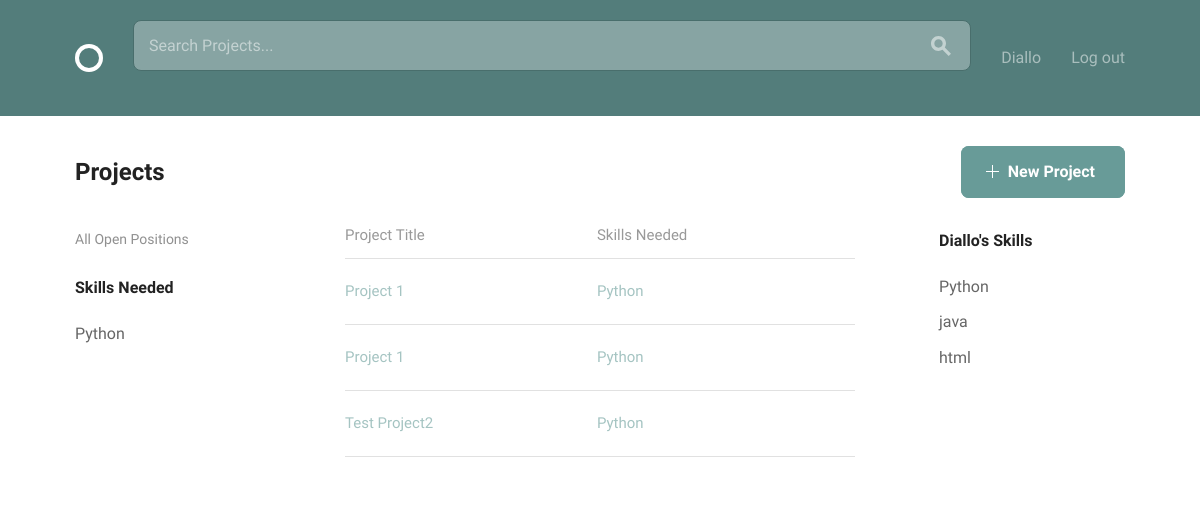
Before: /skills/Python (signed in) with the older database file.
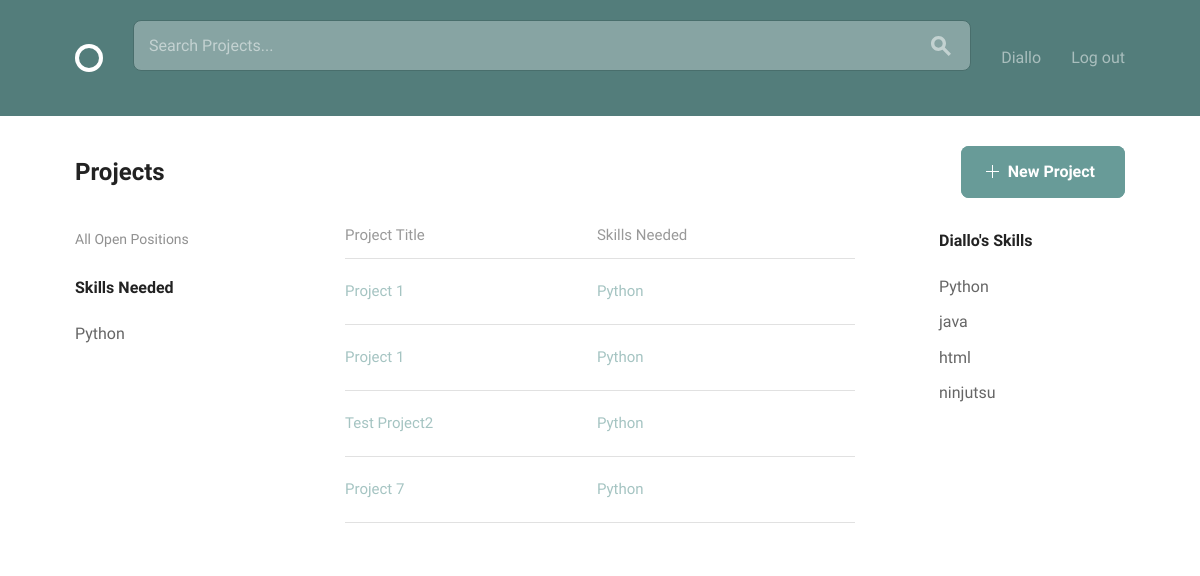
After: the same page with the newer database file.
### projects/models.py (models this page shows, shortened)
class Projects(models.Model):
    owner = models.ForeignKey(User, related_name='project', on_delete=models.CASCADE, null=True)
    title = models.CharField(max_length=150, default='')
    description = models.TextField(default='')
    requirements = models.TextField(default='')
    time_estimate = models.TextField(default='')
    recruited = models.BooleanField(default=False)
    completed = models.BooleanField(default=False)
    @property
    def open_positions(self):
        return self.positions.exclude(filled=True)

### accounts/models.py (models this page shows)
class Skills(models.Model):
    profile = models.ForeignKey(Profile, on_delete=models.CASCADE)
    skills = models.CharField(max_length=15, default='')
    def __str__(self):
        return self.skills

### social_builder/views.py (the view)
# urls.py: url(r'^skills/(?P<skill>[a-zA-Z0-9_" "]+)$', views.SkillFilter.as_view(), name='skills'),
class SkillFilter(LoginRequiredMixin, ListView):
    model = Projects
    template_name = 'index_skills.html'
    context_object_name = 'project_home'
    def get_queryset(self):
        queryset = super().get_queryset()
        skills = self.kwargs.get('skill')
        queryset = queryset.filter(
            Q(positions__skills__skills__icontains=skills)
        )
        return queryset
    def get_context_data(self, **kwargs):
        context = super(SkillFilter, self).get_context_data(**kwargs)
        skill = self.kwargs.get('skill')
        context['my_skills'] = Profile.objects.get(user=self.request.user)
        context['skills'] = skill
        return context

### templates/index_skills.html (shortened to what this page needs)
{% extends 'registration/registration_base.html' %}
{% load static from staticfiles %}
{% block content %}
  <div class="bounds circle--page">
    <div class="circle--page--header circle--fluid">
      <div class="circle--fluid--cell circle--fluid--primary">
        <h2>Projects</h2>
      </div>
      <div class="circle--fluid--cell circle--fluid--secondary">
          {% if user.is_authenticated  %}
          <a class="button button-primary icon-on-left" href="{% url 'projects:create_project' %}">
          <svg version="1.1" xmlns="http://www.w3.org/2000/svg" xmlns:xlink="http://www.w3.org/1999/xlink" x="0px" y="0px" viewBox="0 0 13 13" style="enable-background:new 0 0 13 13;" xml:space="preserve" class="add">
            <polygon points="7,6 7,0 6,0 6,6 0,6 0,7 6,7 6,13 7,13 7,7 13,7 13,6 "/>
          </svg>
          New Project
        </a>
          {% endif %}
      </div>
    </div>
    <div class="grid-25">
      <div class="circle--filter circle--secondary--module">
        <ul class="circle--filter--list">
            <p><a href="{% url 'home' %}">All Open Positions</a> </p>
            <h4>Skills Needed</h4>
            <li class="clickable-row" data-href="{% url 'skills' skill=skills %}">{{ skills }}</li>
        </ul>
      </div>
    </div>
    <div class="grid-50">
      <table class="u-full-width circle--table">
        <thead>
          <tr>
            <th>Project Title</th>
            <th class="circle--cell--right">Skills Needed</th>
          </tr>
        </thead>
        <tbody>
        {% if project_home %}
        {% for project in project_home %}
          <tr class="clickable-row" data-href="{% url 'projects:detail' pk=project.pk %}">
            <td>
                {{ project.title|title }}
            </td>
            <td class="circle--cell--right">
                {% if project.open_positions %}
                    {{ skills}}
                {% endif %}
            </td>
          </tr>
        {% endfor %}
        {% endif %}
        </tbody>
      </table>
    </div>
    <div class="grid-25 grid-push-5">
    <div class="circle--secondary--module">
      <ul class="circle--filter--list">
      <h4>{{ user|title }}'s Skills</h4>
          {% for skill in my_skills.skills_set.all %}
          <li class="clickable-row" data-href="{% url 'skills' skill=skill %}">{{ skill }}</li>
          {% endfor %}
      </ul>
      </div>
    </div>
  </div>
{% endblock %}

Changed rows visible on the page:
added Projects: title "Project 7", skills "Python"
added Skills: skills "ninjutsu"
